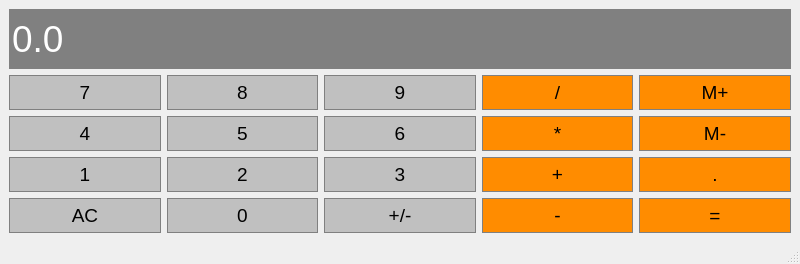
<?xml version="1.0" encoding="UTF-8"?>
<ui version="4.0">
 <class>Calculator</class>
 <widget class="QMainWindow" name="Calculator">
  <property name="geometry">
   <rect>
    <x>0</x>
    <y>0</y>
    <width>800</width>
    <height>264</height>
   </rect>
  </property>
  <property name="windowTitle">
   <string>Calculator</string>
  </property>
  <property name="styleSheet">
   <string notr="true"/>
  </property>
  <widget class="QWidget" name="centralwidget">
   <layout class="QGridLayout" name="gridLayout">
    <item row="4" column="1">
     <widget class="QPushButton" name="Button0">
      <property name="sizePolicy">
       <sizepolicy hsizetype="Preferred" vsizetype="Preferred">
        <horstretch>0</horstretch>
        <verstretch>0</verstretch>
       </sizepolicy>
      </property>
      <property name="font">
       <font>
        <pointsize>14</pointsize>
       </font>
      </property>
      <property name="styleSheet">
       <string notr="true">QPushButton
{
	background-color: #C0C0C0;
	border: 1px solid gray;
	padding: 5px;
}

QPushButton:pressed
{
	background-color: #A9A9A9;
	border: 1px solid gray;
	padding: 5px;
}</string>
      </property>
      <property name="text">
       <string>0</string>
      </property>
     </widget>
    </item>
    <item row="1" column="4">
     <widget class="QPushButton" name="MemoryAdd">
      <property name="sizePolicy">
       <sizepolicy hsizetype="Preferred" vsizetype="Preferred">
        <horstretch>0</horstretch>
        <verstretch>0</verstretch>
       </sizepolicy>
      </property>
      <property name="font">
       <font>
        <pointsize>14</pointsize>
       </font>
      </property>
      <property name="styleSheet">
       <string notr="true">QPushButton
{
	background-color: #FF8C00;
	border: 1px solid gray;
	padding: 5px;
}

QPushButton:pressed
{
	background-color: #A9A9A9;
	border: 1px solid gray;
	padding: 5px;
}</string>
      </property>
      <property name="text">
       <string>M+</string>
      </property>
     </widget>
    </item>
    <item row="1" column="3">
     <widget class="QPushButton" name="Division">
      <property name="sizePolicy">
       <sizepolicy hsizetype="Preferred" vsizetype="Preferred">
        <horstretch>0</horstretch>
        <verstretch>0</verstretch>
       </sizepolicy>
      </property>
      <property name="font">
       <font>
        <pointsize>14</pointsize>
       </font>
      </property>
      <property name="styleSheet">
       <string notr="true">QPushButton
{
	background-color: #FF8C00;
	border: 1px solid gray;
	padding: 5px;
}

QPushButton:pressed
{
	background-color: #A9A9A9;
	border: 1px solid gray;
	padding: 5px;
}</string>
      </property>
      <property name="text">
       <string>/</string>
      </property>
     </widget>
    </item>
    <item row="0" column="0" colspan="5">
     <widget class="QLineEdit" name="Display">
      <property name="sizePolicy">
       <sizepolicy hsizetype="Preferred" vsizetype="Expanding">
        <horstretch>0</horstretch>
        <verstretch>0</verstretch>
       </sizepolicy>
      </property>
      <property name="palette">
       <palette>
        <active>
         <colorrole role="WindowText">
          <brush brushstyle="SolidPattern">
           <color alpha="255">
            <red>255</red>
            <green>255</green>
            <blue>255</blue>
           </color>
          </brush>
         </colorrole>
         <colorrole role="Button">
          <brush brushstyle="SolidPattern">
           <color alpha="255">
            <red>128</red>
            <green>128</green>
            <blue>128</blue>
           </color>
          </brush>
         </colorrole>
         <colorrole role="Light">
          <brush brushstyle="SolidPattern">
           <color alpha="255">
            <red>255</red>
            <green>255</green>
            <blue>255</blue>
           </color>
          </brush>
         </colorrole>
         <colorrole role="Midlight">
          <brush brushstyle="SolidPattern">
           <color alpha="255">
            <red>255</red>
            <green>255</green>
            <blue>255</blue>
           </color>
          </brush>
         </colorrole>
         <colorrole role="Dark">
          <brush brushstyle="SolidPattern">
           <color alpha="255">
            <red>127</red>
            <green>127</green>
            <blue>127</blue>
           </color>
          </brush>
         </colorrole>
         <colorrole role="Mid">
          <brush brushstyle="SolidPattern">
           <color alpha="255">
            <red>170</red>
            <green>170</green>
            <blue>170</blue>
           </color>
          </brush>
         </colorrole>
         <colorrole role="Text">
          <brush brushstyle="SolidPattern">
           <color alpha="255">
            <red>255</red>
            <green>255</green>
            <blue>255</blue>
           </color>
          </brush>
         </colorrole>
         <colorrole role="BrightText">
          <brush brushstyle="SolidPattern">
           <color alpha="255">
            <red>255</red>
            <green>255</green>
            <blue>255</blue>
           </color>
          </brush>
         </colorrole>
         <colorrole role="ButtonText">
          <brush brushstyle="SolidPattern">
           <color alpha="255">
            <red>255</red>
            <green>255</green>
            <blue>255</blue>
           </color>
          </brush>
         </colorrole>
         <colorrole role="Base">
          <brush brushstyle="SolidPattern">
           <color alpha="255">
            <red>128</red>
            <green>128</green>
            <blue>128</blue>
           </color>
          </brush>
         </colorrole>
         <colorrole role="Window">
          <brush brushstyle="SolidPattern">
           <color alpha="255">
            <red>128</red>
            <green>128</green>
            <blue>128</blue>
           </color>
          </brush>
         </colorrole>
         <colorrole role="Shadow">
          <brush brushstyle="SolidPattern">
           <color alpha="255">
            <red>0</red>
            <green>0</green>
            <blue>0</blue>
           </color>
          </brush>
         </colorrole>
         <colorrole role="AlternateBase">
          <brush brushstyle="SolidPattern">
           <color alpha="255">
            <red>255</red>
            <green>255</green>
            <blue>255</blue>
           </color>
          </brush>
         </colorrole>
         <colorrole role="ToolTipBase">
          <brush brushstyle="SolidPattern">
           <color alpha="255">
            <red>255</red>
            <green>255</green>
            <blue>220</blue>
           </color>
          </brush>
         </colorrole>
         <colorrole role="ToolTipText">
          <brush brushstyle="SolidPattern">
           <color alpha="255">
            <red>0</red>
            <green>0</green>
            <blue>0</blue>
           </color>
          </brush>
         </colorrole>
         <colorrole role="PlaceholderText">
          <brush brushstyle="SolidPattern">
           <color alpha="128">
            <red>0</red>
            <green>0</green>
            <blue>0</blue>
           </color>
          </brush>
         </colorrole>
        </active>
        <inactive>
         <colorrole role="WindowText">
          <brush brushstyle="SolidPattern">
           <color alpha="255">
            <red>255</red>
            <green>255</green>
            <blue>255</blue>
           </color>
          </brush>
         </colorrole>
         <colorrole role="Button">
          <brush brushstyle="SolidPattern">
           <color alpha="255">
            <red>128</red>
            <green>128</green>
            <blue>128</blue>
           </color>
          </brush>
         </colorrole>
         <colorrole role="Light">
          <brush brushstyle="SolidPattern">
           <color alpha="255">
            <red>255</red>
            <green>255</green>
            <blue>255</blue>
           </color>
          </brush>
         </colorrole>
         <colorrole role="Midlight">
          <brush brushstyle="SolidPattern">
           <color alpha="255">
            <red>255</red>
            <green>255</green>
            <blue>255</blue>
           </color>
          </brush>
         </colorrole>
         <colorrole role="Dark">
          <brush brushstyle="SolidPattern">
           <color alpha="255">
            <red>127</red>
            <green>127</green>
            <blue>127</blue>
           </color>
          </brush>
         </colorrole>
         <colorrole role="Mid">
          <brush brushstyle="SolidPattern">
           <color alpha="255">
            <red>170</red>
            <green>170</green>
            <blue>170</blue>
           </color>
          </brush>
         </colorrole>
         <colorrole role="Text">
          <brush brushstyle="SolidPattern">
           <color alpha="255">
            <red>255</red>
            <green>255</green>
            <blue>255</blue>
           </color>
          </brush>
         </colorrole>
         <colorrole role="BrightText">
          <brush brushstyle="SolidPattern">
           <color alpha="255">
            <red>255</red>
            <green>255</green>
            <blue>255</blue>
           </color>
          </brush>
         </colorrole>
         <colorrole role="ButtonText">
          <brush brushstyle="SolidPattern">
           <color alpha="255">
            <red>255</red>
            <green>255</green>
            <blue>255</blue>
           </color>
          </brush>
         </colorrole>
         <colorrole role="Base">
          <brush brushstyle="SolidPattern">
           <color alpha="255">
            <red>128</red>
            <green>128</green>
            <blue>128</blue>
           </color>
          </brush>
         </colorrole>
         <colorrole role="Window">
          <brush brushstyle="SolidPattern">
           <color alpha="255">
            <red>128</red>
            <green>128</green>
            <blue>128</blue>
           </color>
          </brush>
         </colorrole>
         <colorrole role="Shadow">
          <brush brushstyle="SolidPattern">
           <color alpha="255">
            <red>0</red>
            <green>0</green>
            <blue>0</blue>
           </color>
          </brush>
         </colorrole>
         <colorrole role="AlternateBase">
          <brush brushstyle="SolidPattern">
           <color alpha="255">
            <red>255</red>
            <green>255</green>
            <blue>255</blue>
           </color>
          </brush>
         </colorrole>
         <colorrole role="ToolTipBase">
          <brush brushstyle="SolidPattern">
           <color alpha="255">
            <red>255</red>
            <green>255</green>
            <blue>220</blue>
           </color>
          </brush>
         </colorrole>
         <colorrole role="ToolTipText">
          <brush brushstyle="SolidPattern">
           <color alpha="255">
            <red>0</red>
            <green>0</green>
            <blue>0</blue>
           </color>
          </brush>
         </colorrole>
         <colorrole role="PlaceholderText">
          <brush brushstyle="SolidPattern">
           <color alpha="128">
            <red>0</red>
            <green>0</green>
            <blue>0</blue>
           </color>
          </brush>
         </colorrole>
        </inactive>
        <disabled>
         <colorrole role="WindowText">
          <brush brushstyle="SolidPattern">
           <color alpha="255">
            <red>255</red>
            <green>255</green>
            <blue>255</blue>
           </color>
          </brush>
         </colorrole>
         <colorrole role="Button">
          <brush brushstyle="SolidPattern">
           <color alpha="255">
            <red>128</red>
            <green>128</green>
            <blue>128</blue>
           </color>
          </brush>
         </colorrole>
         <colorrole role="Light">
          <brush brushstyle="SolidPattern">
           <color alpha="255">
            <red>255</red>
            <green>255</green>
            <blue>255</blue>
           </color>
          </brush>
         </colorrole>
         <colorrole role="Midlight">
          <brush brushstyle="SolidPattern">
           <color alpha="255">
            <red>255</red>
            <green>255</green>
            <blue>255</blue>
           </color>
          </brush>
         </colorrole>
         <colorrole role="Dark">
          <brush brushstyle="SolidPattern">
           <color alpha="255">
            <red>127</red>
            <green>127</green>
            <blue>127</blue>
           </color>
          </brush>
         </colorrole>
         <colorrole role="Mid">
          <brush brushstyle="SolidPattern">
           <color alpha="255">
            <red>170</red>
            <green>170</green>
            <blue>170</blue>
           </color>
          </brush>
         </colorrole>
         <colorrole role="Text">
          <brush brushstyle="SolidPattern">
           <color alpha="255">
            <red>255</red>
            <green>255</green>
            <blue>255</blue>
           </color>
          </brush>
         </colorrole>
         <colorrole role="BrightText">
          <brush brushstyle="SolidPattern">
           <color alpha="255">
            <red>255</red>
            <green>255</green>
            <blue>255</blue>
           </color>
          </brush>
         </colorrole>
         <colorrole role="ButtonText">
          <brush brushstyle="SolidPattern">
           <color alpha="255">
            <red>255</red>
            <green>255</green>
            <blue>255</blue>
           </color>
          </brush>
         </colorrole>
         <colorrole role="Base">
          <brush brushstyle="SolidPattern">
           <color alpha="255">
            <red>128</red>
            <green>128</green>
            <blue>128</blue>
           </color>
          </brush>
         </colorrole>
         <colorrole role="Window">
          <brush brushstyle="SolidPattern">
           <color alpha="255">
            <red>128</red>
            <green>128</green>
            <blue>128</blue>
           </color>
          </brush>
         </colorrole>
         <colorrole role="Shadow">
          <brush brushstyle="SolidPattern">
           <color alpha="255">
            <red>0</red>
            <green>0</green>
            <blue>0</blue>
           </color>
          </brush>
         </colorrole>
         <colorrole role="AlternateBase">
          <brush brushstyle="SolidPattern">
           <color alpha="255">
            <red>255</red>
            <green>255</green>
            <blue>255</blue>
           </color>
          </brush>
         </colorrole>
         <colorrole role="ToolTipBase">
          <brush brushstyle="SolidPattern">
           <color alpha="255">
            <red>255</red>
            <green>255</green>
            <blue>220</blue>
           </color>
          </brush>
         </colorrole>
         <colorrole role="ToolTipText">
          <brush brushstyle="SolidPattern">
           <color alpha="255">
            <red>0</red>
            <green>0</green>
            <blue>0</blue>
           </color>
          </brush>
         </colorrole>
         <colorrole role="PlaceholderText">
          <brush brushstyle="SolidPattern">
           <color alpha="128">
            <red>0</red>
            <green>0</green>
            <blue>0</blue>
           </color>
          </brush>
         </colorrole>
        </disabled>
       </palette>
      </property>
      <property name="font">
       <font>
        <family>Arial</family>
        <pointsize>28</pointsize>
        <weight>50</weight>
        <bold>false</bold>
       </font>
      </property>
      <property name="styleSheet">
       <string notr="true">QLineEdit
{
	background-color: gray;
	border: 1px solid gray;
	color: #FFFFFF;
}</string>
      </property>
      <property name="text">
       <string>0.0</string>
      </property>
     </widget>
    </item>
    <item row="4" column="4">
     <widget class="QPushButton" name="Equals">
      <property name="sizePolicy">
       <sizepolicy hsizetype="Preferred" vsizetype="Preferred">
        <horstretch>0</horstretch>
        <verstretch>0</verstretch>
       </sizepolicy>
      </property>
      <property name="font">
       <font>
        <pointsize>14</pointsize>
       </font>
      </property>
      <property name="styleSheet">
       <string notr="true">QPushButton
{
	background-color: #FF8C00;
	border: 1px solid gray;
	padding: 5px;
}

QPushButton:pressed
{
	background-color: #A9A9A9;
	border: 1px solid gray;
	padding: 5px;
}</string>
      </property>
      <property name="text">
       <string>=</string>
      </property>
     </widget>
    </item>
    <item row="3" column="3">
     <widget class="QPushButton" name="Adding">
      <property name="sizePolicy">
       <sizepolicy hsizetype="Preferred" vsizetype="Preferred">
        <horstretch>0</horstretch>
        <verstretch>0</verstretch>
       </sizepolicy>
      </property>
      <property name="font">
       <font>
        <pointsize>14</pointsize>
       </font>
      </property>
      <property name="styleSheet">
       <string notr="true">QPushButton
{
	background-color: #FF8C00;
	border: 1px solid gray;
	padding: 5px;
}

QPushButton:pressed
{
	background-color: #A9A9A9;
	border: 1px solid gray;
	padding: 5px;
}</string>
      </property>
      <property name="text">
       <string>+</string>
      </property>
     </widget>
    </item>
    <item row="3" column="2">
     <widget class="QPushButton" name="Button3">
      <property name="sizePolicy">
       <sizepolicy hsizetype="Preferred" vsizetype="Preferred">
        <horstretch>0</horstretch>
        <verstretch>0</verstretch>
       </sizepolicy>
      </property>
      <property name="font">
       <font>
        <pointsize>14</pointsize>
       </font>
      </property>
      <property name="styleSheet">
       <string notr="true">QPushButton
{
	background-color: #C0C0C0;
	border: 1px solid gray;
	padding: 5px;
}

QPushButton:pressed
{
	background-color: #A9A9A9;
	border: 1px solid gray;
	padding: 5px;
}</string>
      </property>
      <property name="text">
       <string>3</string>
      </property>
     </widget>
    </item>
    <item row="2" column="2">
     <widget class="QPushButton" name="Button6">
      <property name="sizePolicy">
       <sizepolicy hsizetype="Preferred" vsizetype="Preferred">
        <horstretch>0</horstretch>
        <verstretch>0</verstretch>
       </sizepolicy>
      </property>
      <property name="font">
       <font>
        <pointsize>14</pointsize>
       </font>
      </property>
      <property name="styleSheet">
       <string notr="true">QPushButton
{
	background-color: #C0C0C0;
	border: 1px solid gray;
	padding: 5px;
}

QPushButton:pressed
{
	background-color: #A9A9A9;
	border: 1px solid gray;
	padding: 5px;
}</string>
      </property>
      <property name="text">
       <string>6</string>
      </property>
     </widget>
    </item>
    <item row="4" column="3">
     <widget class="QPushButton" name="Subtraction">
      <property name="sizePolicy">
       <sizepolicy hsizetype="Preferred" vsizetype="Preferred">
        <horstretch>0</horstretch>
        <verstretch>0</verstretch>
       </sizepolicy>
      </property>
      <property name="font">
       <font>
        <pointsize>14</pointsize>
       </font>
      </property>
      <property name="styleSheet">
       <string notr="true">QPushButton
{
	background-color: #FF8C00;
	border: 1px solid gray;
	padding: 5px;
}

QPushButton:pressed
{
	background-color: #A9A9A9;
	border: 1px solid gray;
	padding: 5px;
}</string>
      </property>
      <property name="text">
       <string>-</string>
      </property>
     </widget>
    </item>
    <item row="4" column="0">
     <widget class="QPushButton" name="AC">
      <property name="sizePolicy">
       <sizepolicy hsizetype="Preferred" vsizetype="Preferred">
        <horstretch>0</horstretch>
        <verstretch>0</verstretch>
       </sizepolicy>
      </property>
      <property name="font">
       <font>
        <pointsize>14</pointsize>
       </font>
      </property>
      <property name="styleSheet">
       <string notr="true">QPushButton
{
	background-color: #C0C0C0;
	border: 1px solid gray;
	padding: 5px;
}

QPushButton:pressed
{
	background-color: #A9A9A9;
	border: 1px solid gray;
	padding: 5px;
}</string>
      </property>
      <property name="text">
       <string>AC</string>
      </property>
     </widget>
    </item>
    <item row="3" column="1">
     <widget class="QPushButton" name="Button2">
      <property name="sizePolicy">
       <sizepolicy hsizetype="Preferred" vsizetype="Preferred">
        <horstretch>0</horstretch>
        <verstretch>0</verstretch>
       </sizepolicy>
      </property>
      <property name="font">
       <font>
        <pointsize>14</pointsize>
       </font>
      </property>
      <property name="styleSheet">
       <string notr="true">QPushButton
{
	background-color: #C0C0C0;
	border: 1px solid gray;
	padding: 5px;
}

QPushButton:pressed
{
	background-color: #A9A9A9;
	border: 1px solid gray;
	padding: 5px;
}</string>
      </property>
      <property name="text">
       <string>2</string>
      </property>
     </widget>
    </item>
    <item row="2" column="3">
     <widget class="QPushButton" name="Multiplication">
      <property name="sizePolicy">
       <sizepolicy hsizetype="Preferred" vsizetype="Preferred">
        <horstretch>0</horstretch>
        <verstretch>0</verstretch>
       </sizepolicy>
      </property>
      <property name="font">
       <font>
        <pointsize>14</pointsize>
       </font>
      </property>
      <property name="styleSheet">
       <string notr="true">QPushButton
{
	background-color: #FF8C00;
	border: 1px solid gray;
	padding: 5px;
}

QPushButton:pressed
{
	background-color: #A9A9A9;
	border: 1px solid gray;
	padding: 5px;
}</string>
      </property>
      <property name="text">
       <string>*</string>
      </property>
     </widget>
    </item>
    <item row="1" column="1">
     <widget class="QPushButton" name="Button8">
      <property name="sizePolicy">
       <sizepolicy hsizetype="Preferred" vsizetype="Preferred">
        <horstretch>0</horstretch>
        <verstretch>0</verstretch>
       </sizepolicy>
      </property>
      <property name="font">
       <font>
        <pointsize>14</pointsize>
       </font>
      </property>
      <property name="styleSheet">
       <string notr="true">QPushButton
{
	background-color: #C0C0C0;
	border: 1px solid gray;
	padding: 5px;
}

QPushButton:pressed
{
	background-color: #A9A9A9;
	border: 1px solid gray;
	padding: 5px;
}</string>
      </property>
      <property name="text">
       <string>8</string>
      </property>
     </widget>
    </item>
    <item row="1" column="2">
     <widget class="QPushButton" name="Button9">
      <property name="sizePolicy">
       <sizepolicy hsizetype="Preferred" vsizetype="Preferred">
        <horstretch>0</horstretch>
        <verstretch>0</verstretch>
       </sizepolicy>
      </property>
      <property name="font">
       <font>
        <pointsize>14</pointsize>
       </font>
      </property>
      <property name="styleSheet">
       <string notr="true">QPushButton
{
	background-color: #C0C0C0;
	border: 1px solid gray;
	padding: 5px;
}

QPushButton:pressed
{
	background-color: #A9A9A9;
	border: 1px solid gray;
	padding: 5px;
}</string>
      </property>
      <property name="text">
       <string>9</string>
      </property>
     </widget>
    </item>
    <item row="1" column="0">
     <widget class="QPushButton" name="Button7">
      <property name="sizePolicy">
       <sizepolicy hsizetype="Preferred" vsizetype="Preferred">
        <horstretch>0</horstretch>
        <verstretch>0</verstretch>
       </sizepolicy>
      </property>
      <property name="font">
       <font>
        <pointsize>14</pointsize>
       </font>
      </property>
      <property name="styleSheet">
       <string notr="true">QPushButton
{
	background-color: #C0C0C0;
	border: 1px solid gray;
	padding: 5px;
}

QPushButton:pressed
{
	background-color: #A9A9A9;
	border: 1px solid gray;
	padding: 5px;
}</string>
      </property>
      <property name="text">
       <string>7</string>
      </property>
     </widget>
    </item>
    <item row="2" column="4">
     <widget class="QPushButton" name="MemoryClean">
      <property name="sizePolicy">
       <sizepolicy hsizetype="Preferred" vsizetype="Preferred">
        <horstretch>0</horstretch>
        <verstretch>0</verstretch>
       </sizepolicy>
      </property>
      <property name="font">
       <font>
        <pointsize>14</pointsize>
       </font>
      </property>
      <property name="styleSheet">
       <string notr="true">QPushButton
{
	background-color: #FF8C00;
	border: 1px solid gray;
	padding: 5px;
}

QPushButton:pressed
{
	background-color: #A9A9A9;
	border: 1px solid gray;
	padding: 5px;
}</string>
      </property>
      <property name="text">
       <string>M-</string>
      </property>
     </widget>
    </item>
    <item row="2" column="1">
     <widget class="QPushButton" name="Button5">
      <property name="sizePolicy">
       <sizepolicy hsizetype="Preferred" vsizetype="Preferred">
        <horstretch>0</horstretch>
        <verstretch>0</verstretch>
       </sizepolicy>
      </property>
      <property name="font">
       <font>
        <pointsize>14</pointsize>
       </font>
      </property>
      <property name="styleSheet">
       <string notr="true">QPushButton
{
	background-color: #C0C0C0;
	border: 1px solid gray;
	padding: 5px;
}

QPushButton:pressed
{
	background-color: #A9A9A9;
	border: 1px solid gray;
	padding: 5px;
}</string>
      </property>
      <property name="text">
       <string>5</string>
      </property>
     </widget>
    </item>
    <item row="3" column="0">
     <widget class="QPushButton" name="Button1">
      <property name="sizePolicy">
       <sizepolicy hsizetype="Preferred" vsizetype="Preferred">
        <horstretch>0</horstretch>
        <verstretch>0</verstretch>
       </sizepolicy>
      </property>
      <property name="font">
       <font>
        <pointsize>14</pointsize>
       </font>
      </property>
      <property name="styleSheet">
       <string notr="true">QPushButton
{
	background-color: #C0C0C0;
	border: 1px solid gray;
	padding: 5px;
}

QPushButton:pressed
{
	background-color: #A9A9A9;
	border: 1px solid gray;
	padding: 5px;
}</string>
      </property>
      <property name="text">
       <string>1</string>
      </property>
     </widget>
    </item>
    <item row="2" column="0">
     <widget class="QPushButton" name="Button4">
      <property name="sizePolicy">
       <sizepolicy hsizetype="Preferred" vsizetype="Preferred">
        <horstretch>0</horstretch>
        <verstretch>0</verstretch>
       </sizepolicy>
      </property>
      <property name="font">
       <font>
        <pointsize>14</pointsize>
       </font>
      </property>
      <property name="styleSheet">
       <string notr="true">QPushButton
{
	background-color: #C0C0C0;
	border: 1px solid gray;
	padding: 5px;
}

QPushButton:pressed
{
	background-color: #A9A9A9;
	border: 1px solid gray;
	padding: 5px;
}</string>
      </property>
      <property name="text">
       <string>4</string>
      </property>
     </widget>
    </item>
    <item row="4" column="2">
     <widget class="QPushButton" name="ChangeSign">
      <property name="sizePolicy">
       <sizepolicy hsizetype="Preferred" vsizetype="Preferred">
        <horstretch>0</horstretch>
        <verstretch>0</verstretch>
       </sizepolicy>
      </property>
      <property name="font">
       <font>
        <pointsize>14</pointsize>
       </font>
      </property>
      <property name="styleSheet">
       <string notr="true">QPushButton
{
	background-color: #C0C0C0;
	border: 1px solid gray;
	padding: 5px;
}

QPushButton:pressed
{
	background-color: #A9A9A9;
	border: 1px solid gray;
	padding: 5px;
}</string>
      </property>
      <property name="text">
       <string>+/-</string>
      </property>
     </widget>
    </item>
    <item row="3" column="4">
     <widget class="QPushButton" name="Dot">
      <property name="sizePolicy">
       <sizepolicy hsizetype="Preferred" vsizetype="Preferred">
        <horstretch>0</horstretch>
        <verstretch>0</verstretch>
       </sizepolicy>
      </property>
      <property name="font">
       <font>
        <pointsize>14</pointsize>
       </font>
      </property>
      <property name="styleSheet">
       <string notr="true">QPushButton
{
	background-color: #FF8C00;
	border: 1px solid gray;
	padding: 5px;
}

QPushButton:pressed
{
	background-color: #A9A9A9;
	border: 1px solid gray;
	padding: 5px;
}</string>
      </property>
      <property name="text">
       <string>.</string>
      </property>
     </widget>
    </item>
   </layout>
  </widget>
  <widget class="QStatusBar" name="statusbar"/>
 </widget>
 <resources/>
 <connections/>
</ui>
